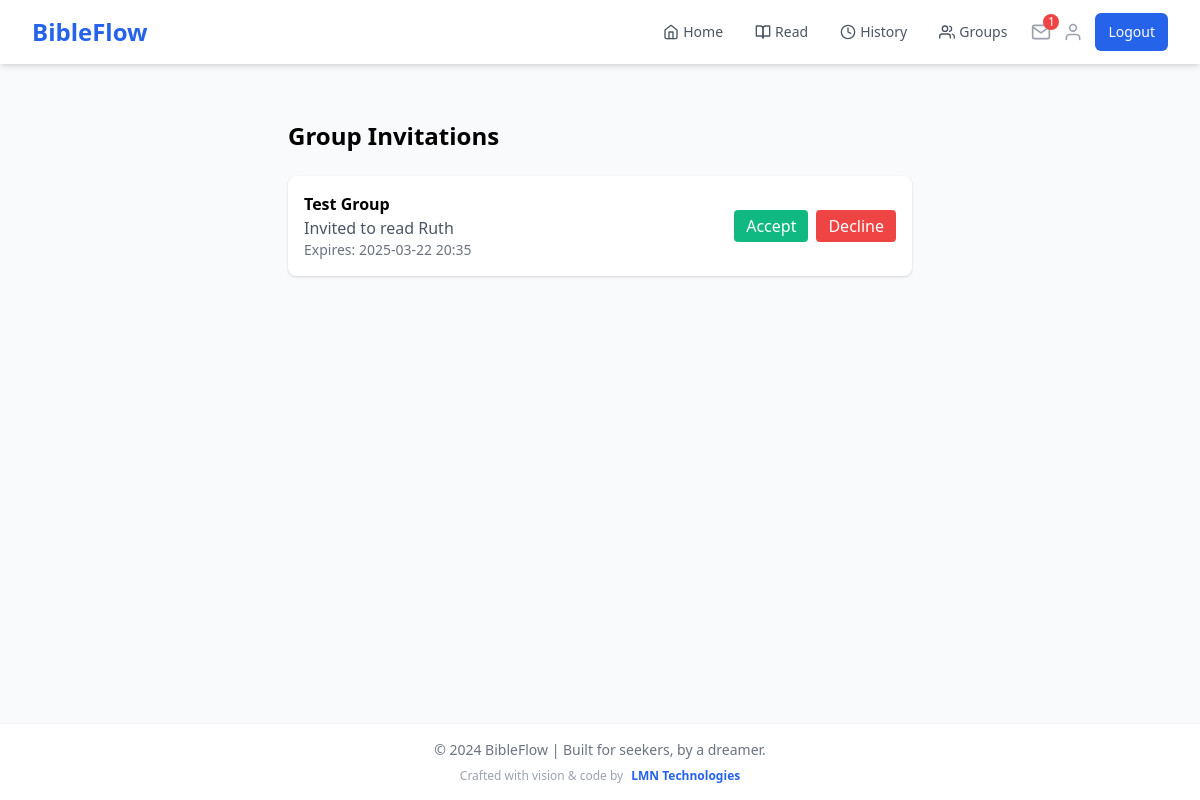
The app's page /invitations (signed in), older data.
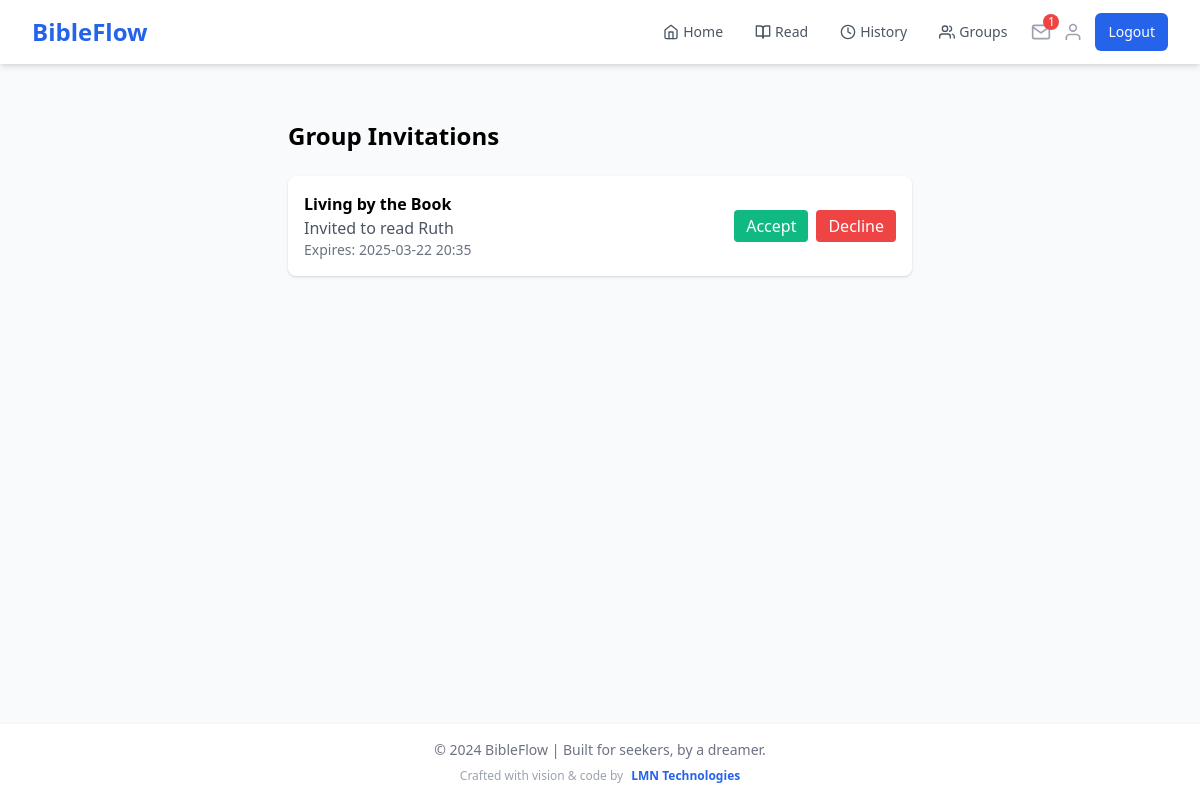
The same page, newer data.
### app.py (models this page shows)
class GroupInvitation(db.Model):
    id = db.Column(db.Integer, primary_key=True)
    group_id = db.Column(db.Integer, db.ForeignKey('reading_group.id'), nullable=False)
    email = db.Column(db.String(120), nullable=False)
    invite_code = db.Column(db.String(32), nullable=False)
    created_at = db.Column(db.DateTime, default=datetime.utcnow)
    expires_at = db.Column(db.DateTime)
    used = db.Column(db.Boolean, default=False)

class ReadingGroup(db.Model):
    id = db.Column(db.Integer, primary_key=True)
    name = db.Column(db.String(100), nullable=False)
    description = db.Column(db.Text)
    created_at = db.Column(db.DateTime, default=datetime.utcnow)
    book = db.Column(db.String(50), nullable=False)
    current_chapter = db.Column(db.Integer, default=1)
    target_completion_date = db.Column(db.DateTime)
    creator_id = db.Column(db.Integer, db.ForeignKey('user.id'), nullable=False)
    visibility = db.Column(db.String(20), default='public')
    access_code = db.Column(db.String(20))
    members = db.relationship('GroupMember', backref='reading_group', lazy='joined')
    readings = db.relationship('GroupReading', backref='reading_group', lazy='dynamic')
    invitations = db.relationship('GroupInvitation', backref='reading_group', lazy='dynamic')

### app.py (the view)
@app.route('/invitations')
@login_required
def view_invitations():
    invitations = GroupInvitation.query.filter(
        GroupInvitation.email == current_user.email,
        GroupInvitation.used == False,
        GroupInvitation.expires_at > datetime.utcnow()
    ).all()
    return render_template('invitations.html', invitations=invitations)

### app.py (called while the page is built)
@login_manager.user_loader
def load_user(user_id):
    if 'user_id' in session:
        return User.query.get(int(session['user_id']))
    return None

@app.context_processor
def inject_user_name():
    if current_user.is_authenticated:
        return dict(user_name=current_user.name)
    return dict(user_name='Guest')

@app.context_processor
def inject_invitation_count():
    if current_user.is_authenticated:
        invitation_count = GroupInvitation.query.filter(
            GroupInvitation.email == current_user.email,
            GroupInvitation.used == False,
            GroupInvitation.expires_at > datetime.utcnow()
        ).count()
        return dict(invitation_count=invitation_count)
    return dict(invitation_count=0)

### templates/invitations.html
{% extends "base.html" %}
{% block content %}
<div class="max-w-2xl mx-auto p-6">
    <h1 class="text-2xl font-bold mb-6">Group Invitations</h1>
    {% if invitations %}
        <div class="space-y-4">
            {% for invitation in invitations %}
                <div class="bg-white shadow rounded-lg p-4 flex justify-between items-center">
                    <div>
                        <h3 class="font-semibold">{{ invitation.reading_group.name }}</h3>
                        <p class="text-gray-600">
                            Invited to read {{ invitation.reading_group.book }}
                        </p>
                        <p class="text-sm text-gray-500">
                            Expires: {{ invitation.expires_at.strftime('%Y-%m-%d %H:%M') }}
                        </p>
                    </div>
                    <div class="flex space-x-2">
                        <form action="{{ url_for('accept_invitation', invitation_id=invitation.id) }}" method="POST">
                            <button type="submit" class="bg-green-500 text-white px-3 py-1 rounded hover:bg-green-600">
                                Accept
                            </button>
                        </form>
                        <form action="{{ url_for('decline_invitation', invitation_id=invitation.id) }}" method="POST">
                            <button type="submit" class="bg-red-500 text-white px-3 py-1 rounded hover:bg-red-600">
                                Decline
                            </button>
                        </form>
                    </div>
                </div>
            {% endfor %}
        </div>
    {% else %}
        <p class="text-gray-600">No pending invitations.</p>
    {% endif %}
</div>
{% endblock %}

### templates/base.html (shortened to what this page needs)
<!DOCTYPE html>
<html lang="en">
<head>
    <link href="https://cdn.jsdelivr.net/npm/tailwindcss@2.2.19/dist/tailwind.min.css" rel="stylesheet">
</head>
<body class="bg-gray-50 min-h-screen flex flex-col">
    <nav class="bg-white shadow-md">
        <div class="max-w-7xl mx-auto px-4 sm:px-6 lg:px-8">
            <div class="flex justify-between h-16 items-center">
                <div class="flex items-center justify-between w-full">
                    <div class="flex items-center">
                        <a href="{{ url_for('home') }}" class="text-xl sm:text-2xl font-bold text-blue-600">BibleFlow</a>
                    </div>
                    <div class="flex items-center">
                        {% if current_user.is_authenticated %}
                        <div class="hidden sm:flex space-x-4 mr-4">
                            <a href="{{ url_for('home') }}" class="text-gray-600 hover:text-blue-600 px-2 py-1 text-sm font-medium flex items-center">
                                <i data-feather="home" class="mr-1 h-4 w-4"></i>Home
                            </a>
                            <a href="{{ url_for('read') }}" class="text-gray-600 hover:text-blue-600 px-2 py-1 text-sm font-medium flex items-center">
                                <i data-feather="book-open" class="mr-1 h-4 w-4"></i>Read
                            </a>
                            <a href="{{ url_for('history') }}" class="text-gray-600 hover:text-blue-600 px-2 py-1 text-sm font-medium flex items-center">
                                <i data-feather="clock" class="mr-1 h-4 w-4"></i>History
                            </a>
                            <a href="{{ url_for('list_groups') }}" class="text-gray-600 hover:text-blue-600 px-2 py-1 text-sm font-medium flex items-center">
                                <i data-feather="users" class="mr-1 h-4 w-4"></i>Groups
                            </a>
                        </div>
                        <div class="flex items-center space-x-3">
                            <a href="{{ url_for('view_invitations') }}" class="relative">
                                <i data-feather="mail" class="h-5 w-5 text-gray-400 hover:text-blue-600"></i>
                                {% if invitation_count > 0 %}
                                <span class="absolute -top-2 -right-2 bg-red-500 text-white text-xs rounded-full h-4 w-4 flex items-center justify-center">
                                    {{ invitation_count }}
                                </span>
                                {% endif %}
                            </a>
                            <a href="{{ url_for('profile') }}" class="">
                                <i data-feather="user" class="h-5 w-5 text-gray-400 hover:text-blue-600"></i>
                            </a>
                            <a href="{{ url_for('logout') }}" class="hidden sm:inline-flex items-center px-3 py-2 border border-transparent text-sm font-medium rounded-md text-white bg-blue-600 hover:bg-blue-700">
                                Logout
                            </a>
                        </div>
                        {% endif %}
                    </div>
                </div>
            </div>
        </div>
    </nav>
    <main class="flex-grow container max-w-7xl mx-auto px-4 sm:px-6 lg:px-8 py-8">
        {% block content %}
        {% endblock %}
    </main>
    <footer class="bg-white shadow">
    <div class="max-w-7xl mx-auto py-4 px-4 sm:px-6 lg:px-8 text-center">
        <div class="text-gray-500 text-sm">
            © 2024 BibleFlow | Built for seekers, by a dreamer.
        </div>
        <div class="mt-2 text-xs text-gray-400 flex items-center justify-center">
            <span class="mr-2">Crafted with vision & code by</span>
            <a href="https://levimukuha.pythonanywhere.com/" class="text-blue-600 hover:underline font-semibold">
                LMN Technologies
            </a>
        </div>
    </div>
</footer>
</body>
</html>

Row changes from the older to the newer data that the page shows:
changed through a linked row, GroupInvitation "Ruth": reading_group.name "Test Group" → "Living by the Book"
